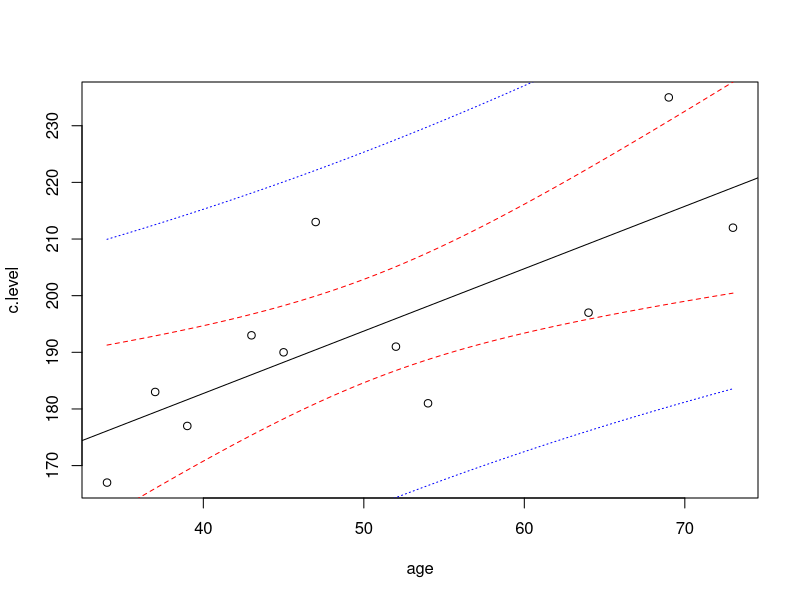
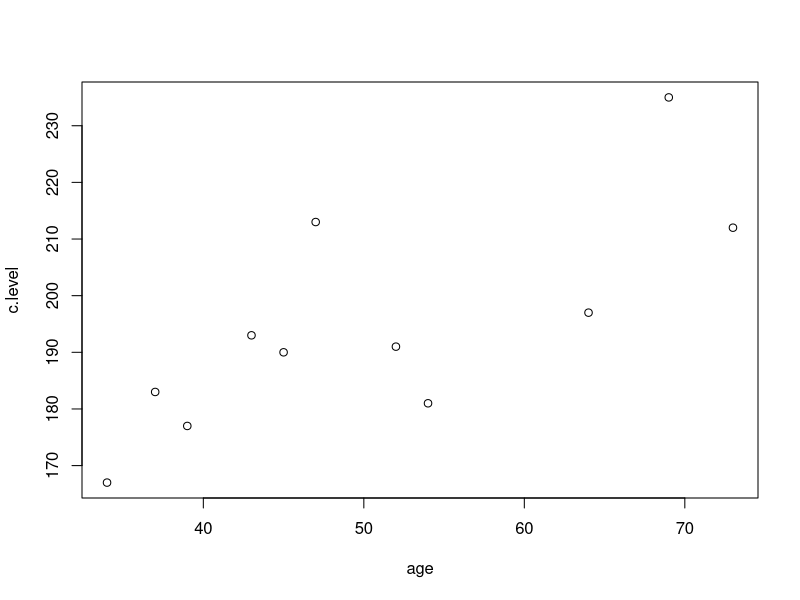

Generate these figures, in order, with R:
# lm.test.r
 age <-     c( 54,  69,  43,  39,  64,  52,  47,  34,  73,  37,  45)
 c.level <- c(181, 235, 193, 177, 197, 191, 213, 167, 212, 183, 190)
 cdata <- data.frame(age, c.level)

 nn <- length(age) ; my <- mean(c.level); mx <- mean(age)
 Sxx <- sum(age^2) - nn*mx^2
 Sxy <- sum(age*c.level) - nn*mx*my
 SST <- sum(c.level^2) - nn*my^2
 b1 <- Sxy/Sxx; b0 <- my -b1*mx
 coef <- c(b0, b1)
 yhat <- b0 + b1* age
 SSE <- sum( (c.level - yhat)^2 )
 SSR <- b1^2*Sxx ; MSR <- SSR
 MSE <- SSE / (nn-2)
 cat("SST = ", SST, "SSR = ", SSR, "SSE = ", SSE, "\n")
 R.square <- SSR/SST
 cat("R^2 = ", R.square, "\n")
 F0 <- MSR/MSE ; p.val <- 1-pf(F0, 1, nn-2)
 cat("F = ", F0, "P-value = ", p.val, "\n")

 se.b1 <- sqrt(MSE / Sxx) ; se.b0 <- sqrt(MSE*(1/nn + mx^2/Sxx))
 cat("SE b1 = ", se.b1, "SE b0 = ", se.b0, "\n")
 
 # beta0 =0, beta1 =0에 대한 가설검정
 t0.b1 <- b1/se.b1; t0.b0 <- b0/se.b0
 p.b1 <-  2*(1-pt(t0.b1, nn-2)); p.b0 <- 2*(1-pt(t0.b0, nn-2))
 cat("t for b1 = ", t0.b1, "p.val = ", p.b1, "\n" )
 cat("t for b0 = ", t0.b0, "p.val = ", p.b0, "\n" )
 
 # beta0, beta1의 신뢰구간
 ci.b0 <- c(b0-qt(.975,nn-2)*se.b0, b0+qt(.975,nn-2)*se.b0)
 cat("beta0의 신뢰구간: ", ci.b0, "\n")
 ci.b1 <- c(b1-qt(.975,nn-2)*se.b1, b1+qt(.975,nn-2)*se.b1)
 cat("beta1의 신뢰구간: ", ci.b1, "\n")
 
 # 주어진 x 값에서 y의 예측구간, mu의 신뢰구간 그림 그리기
 xx <- seq(min(age), max(age), length = 100)
 lbd.mu <- b0+b1*xx - qt(.975,nn-2)*sqrt( MSE*(1/nn+(xx-mx)^2/Sxx) )
 ubd.mu <- b0+b1*xx + qt(.975,nn-2)*sqrt(MSE*(1/nn+(xx-mx)^2/Sxx))
 lbd.yi <- b0+b1*xx - qt(.975,nn-2)*sqrt(MSE*(1+1/nn+(xx-mx)^2/Sxx))
 ubd.yi <- b0+b1*xx + qt(.975,nn-2)*sqrt(MSE*(1+1/nn+(xx-mx)^2/Sxx))
 plot(c.level ~ age, data = cdata)
 abline(b0, b1)
 lines(xx, lbd.mu, col=rgb(1,0,0), lty=2)
 lines(xx, ubd.mu, col=rgb(1,0,0), lty=2)
 lines(xx, lbd.yi, col=rgb(0,0,1), lty=3)
 lines(xx, ubd.yi, col=rgb(0,0,1), lty=3)
 
lsfit(age, c.level)

summary(lm(c.level ~ age, data=cdata))
plot(c.level ~ age, data = cdata)
